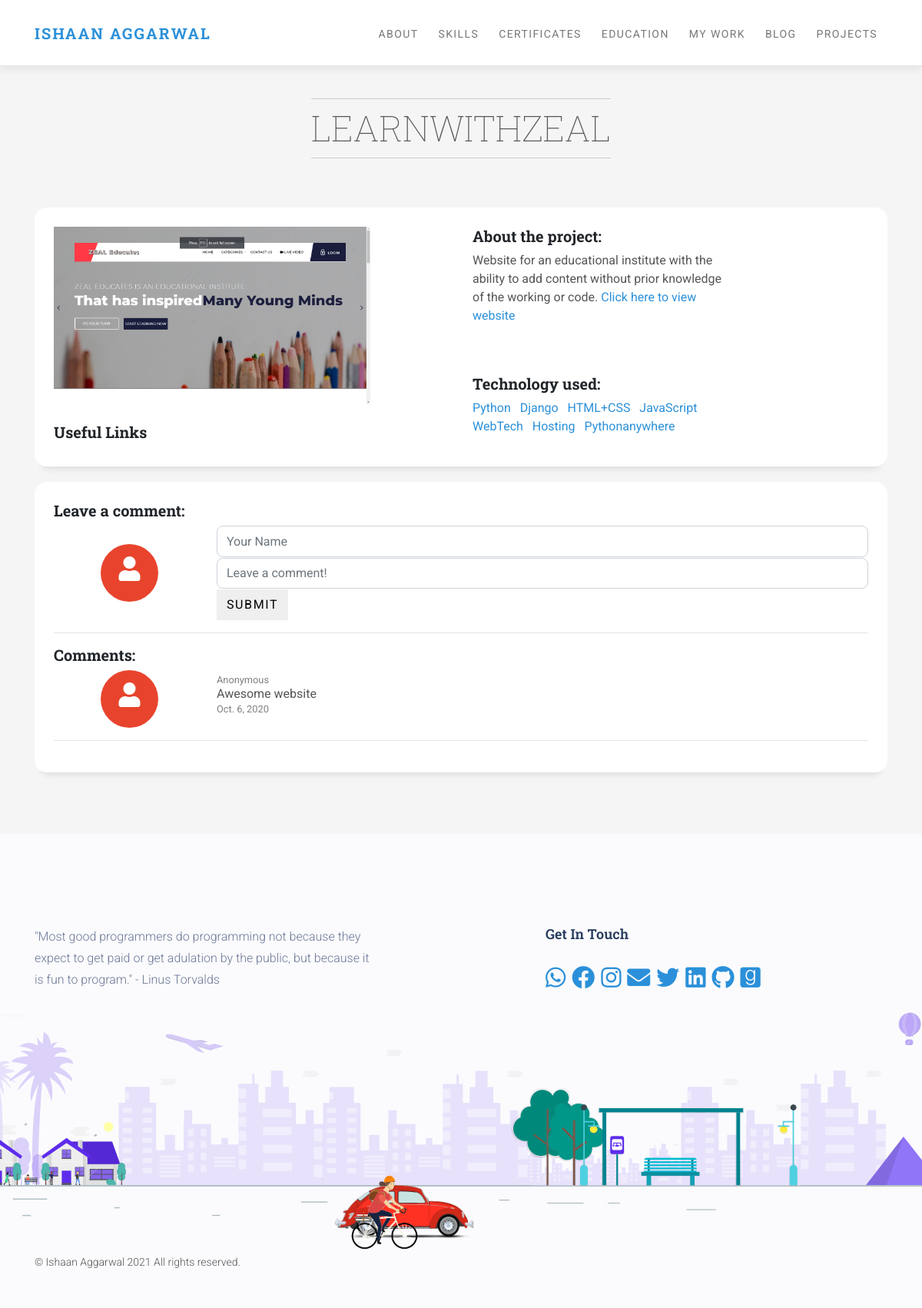
Screenshot of /project/project10 with the database file from the repository.
### myapp/models.py (models this page shows, shortened)
class Project(models.Model):
    title = models.CharField(max_length=100)
    description = models.TextField()
    technology = models.ManyToManyField('Category', related_name="technology")
    date = models.CharField(max_length=20, default='jkl')
    image = models.ImageField(upload_to='project/')
    video = models.TextField(blank=True)
    git = models.TextField(blank=True)
    slide = models.TextField(blank=True)
    document = models.TextField(blank=True)

class Category(models.Model):
    name = models.CharField(max_length=20)

class Comment(models.Model):
    author = models.CharField(max_length=60)
    body = models.TextField()
    created_on = models.DateTimeField(auto_now_add=True)
    project = models.ForeignKey('Project', on_delete=models.CASCADE)

### myapp/views.py (the view, shortened to what this page needs)
# urls.py: path('project<int:pk>', project_detail, name='project_detail'),
def project_detail(request, pk):
    try:
        project = Project.objects.get(pk=pk)
    except Project.DoesNotExist:
        raise Http404("No Project matches the given query.")
    comments = Comment.objects.filter(project=project).order_by('-created_on')
    form = CommentForm()
    context = {
        'project': project,
        'comments': comments,
        'form': form,
    }
    return render(request, template_name='portfolio/project_detail.html', context=context)

### blog/forms.py
class CommentForm(forms.Form):
    author = forms.CharField(
        max_length=60,
        widget=forms.TextInput(attrs={
            "class": "form-control",
            "placeholder": "Your Name"
        })
    )
    body = forms.CharField(widget=forms.TextInput(
        attrs={
            "class": "form-control",
            "placeholder": "Leave a comment!"
        })
    )

### myapp/templates/portfolio/project_detail.html (shortened to what this page needs)
{% extends "portfolio/base.html" %}
{% load static %}
{% block styles %}
<link rel="stylesheet" href="/media/project/CSS/comment.css">
{% endblock styles %}
{% block body %}
<section id="testimonials" class="testimonials-section bg-gray">
    <div class="container">
        <br><br>
        <header class="text-center mb-2">
            <h2 class="title">{{ project.title | title }}</h2>
        </header>
        <div id="project">
            <div class="row">
                <div class="col-md-6">
                    <img src="{{ project.image.url }}" alt="{{ project.title|title }}" width="80%">
                    <br><br>
                    <h5>Useful Links</h5>
                </div>
                <div class="col-md-4">
                    <h5>About the project:</h5>
                    <p>{{ project.description|safe }}</p>
                    <br><br>
                    <h5>Technology used:</h5>
                    {% for technology in project.technology.all %}
                    <a href="{% url 'project_tech' technology.name %}">
                        {{ technology.name }}
                    </a>&nbsp;
                    {% endfor %}
                </div>
            </div>
        </div>
        {% include 'comments.html' %}
    </div>
</section>
{% endblock %}

### myapp/templates/comments.html (shortened to what this page needs)
<div id="comments">
    <h5>Leave a comment:</h5>
    <div class="comment">
        <span class="user rounded-circle">
            <i class="fas fa-user fa-2x" style="vertical-align: -webkit-baseline-middle;"></i>
        </span>
        <div class="comment-form">
            <form action="/blog/{{ post.pk }}/" method="POST">
                {{ form.author }}
                {{ form.body }}
                <button type="submit" class="btn">Submit</button>
            </form>
        </div>
    </div>
    {% if comments|length > 0 %}
    <hr>
    <h5>Comments:</h5>
    {% for comment in comments %}
    <div class="comment">
        <span class="user rounded-circle">
            <i class="fas fa-user fa-2x" style="vertical-align: -webkit-baseline-middle;"></i>
        </span>
        <span class="comment-body">
            <small style="color: grey;">{{ comment.author }}</small>
            <p style="margin: -5px 0;">{{ comment.body }}</p>
            <small style="color: grey;">{{comment.created_on.date }}</small>
        </span>
    </div>
    <hr>
    {% endfor %}
    {% endif %}
</div>

### project/CSS/comment.css (style rules this page uses)
#project, #comments { background-color: white; padding: 25px; border-radius: 1rem; box-shadow: 0 13px 8px -10px rgb(0 0 0 / 10%); margin: 20px 0px; }
.comment { display: flex; }
.comment-body, .comment-form { margin-left: 15px; width: 80%; }
.user { width: 75px; height: 75px; margin: auto; text-align: -webkit-center; padding: 15px !important; color: white; background-color: #e8442d; }
.comment-form input { border-radius: 0.5rem; margin-bottom: 1px; width: 100%; }

### project/CSS/base.css (style rules this page uses)
body { background: #fbfbfd; }
h1, h2, h3, h4, h5, h6 { color: #4b505e; }

### project/CSS/style.default.css (style rules this page uses)
body { color: #555; }
p { color: #555; }
section { padding: 60px 0; position: relative; }
.title { display: inline-block; font-size: 2.9rem; font-weight: 100; padding: 10px 0; margin-bottom: 44px; text-align: center; border-bottom: solid 1px #ccc; border-top: solid 1px #ccc; text-transform: uppercase; letter-spacing: 0.1em; line-height: 1.2; color: #555; margin-top: 20px; letter-spacing: 0; }
.bg-gray { background: #f5f5f5; }
.form-control { margin-bottom: 20px; }
.btn { font-weight: 400; border: 1px solid transparent; text-transform: uppercase; letter-spacing: 0.1em; padding: 0.45rem 0.75rem; font-size: 1rem; line-height: 1.5; border-radius: 0rem; -webkit-transition: color 0.15s ease-in-out, background-color 0.15s ease-in-out, border-color 0.15s ease-in-out, -webkit-box-shadow 0.15s ease-in-out; transition: color 0.15s ease-in-out, background-color 0.15s ease-in-out, border-color 0.15s ease-in-out, -webkit-box-shadow 0.15s ease-in-out; transition: color 0.15s ease-in-out, background-color 0.15s ease-in-out, border-color 0.15s ease-in-out, box-shadow 0.15s ease-in-out; transition: color 0.15s ease-in-out, background-color 0.15s ease-in-out, border-color 0.15s ease-in-out, box-shadow 0.15s ease-in-out, -webkit-box-shadow 0.15s ease-in-out; }
body { font-family: "Roboto", sans-serif; font-size: 1rem; font-weight: 400; line-height: 1.5; color: #212529; background-color: #fff; }
a { color: #4fbfa8; text-decoration: none; }
h1, h2, h3, h4, h5, h6, .h1, .h2, .h3, .h4, .h5, .h6 { margin-bottom: 0.5rem; font-family: "Roboto Slab", serif; font-weight: 700; line-height: 1.2; color: inherit; }
h2, .h2 { font-size: 2.15rem; }
h5, .h5 { font-size: 1.25rem; }
hr { border-top: 1px solid rgba(0, 0, 0, 0.1); }
small, .small { font-size: 80%; font-weight: 400; }
.form-control { padding: 0.45rem 0.75rem; font-size: 1rem; line-height: 1.5; color: #495057; background-color: #fff; border: 1px solid #ced4da; border-radius: 0rem; -webkit-transition: border-color 0.15s ease-in-out, -webkit-box-shadow 0.15s ease-in-out; transition: border-color 0.15s ease-in-out, -webkit-box-shadow 0.15s ease-in-out; transition: border-color 0.15s ease-in-out, box-shadow 0.15s ease-in-out; transition: border-color 0.15s ease-in-out, box-shadow 0.15s ease-in-out, -webkit-box-shadow 0.15s ease-in-out; }
.form-control::placeholder { color: #6c757d; }

### myapp/templates/portfolio/project_detail.html (style rules this page uses)
#project { background-color: white; padding: 25px; border-radius: 1rem; box-shadow: 0 13px 8px -10px rgb(0 0 0 / 10%); margin: 20px 0px; }

### rows the page displays
Project: title "LEARNWITHZEAL", image (picture), description "Website for an educational institute with the ability to add content without prior knowledge of the working or code. Click here to view website"
Category: name "Python"
Category: name "Django"
Category: name "HTML+CSS"
Category: name "JavaScript"
Category: name "WebTech"
Category: name "Hosting"
Category: name "Pythonanywhere"
Comment: author "Anonymous", body "Awesome website", created_on "Oct. 6, 2020"
